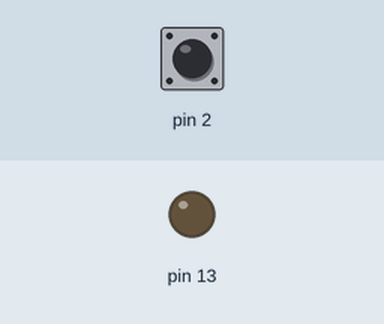
This sketch was run on a simulated Arduino Uno, built with avr-gcc and run on an emulated ATmega328P. Shown: output pins drawn as LEDs (lit = HIGH). Inputs (shaded band) come from the test bench; at power-on: pin 2 HIGH.

Above: at 1.2 s.
1.3 s: pin 2 pulled LOW for 0.15 s
At 1.8 s:
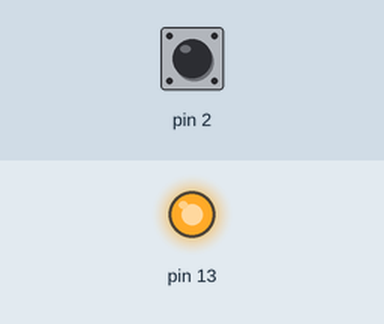
4.4 s: pin 2 pulled LOW for 1 s
At 6.9 s:
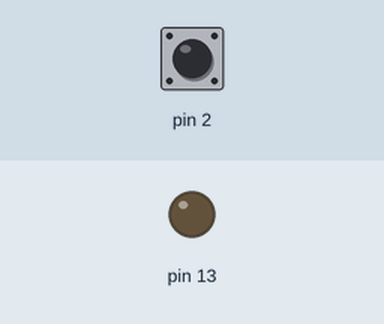
7.9 s: pin 2 pulled LOW for 3.2 s
At 9.3 s:
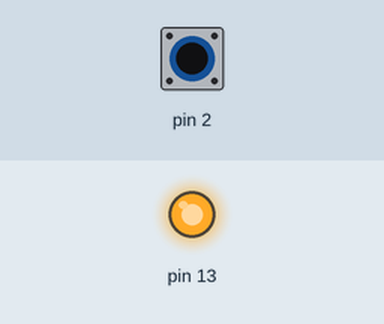
Timing chart, 0 to 11.4 s (numbered marks = the images above; inputs shaded):
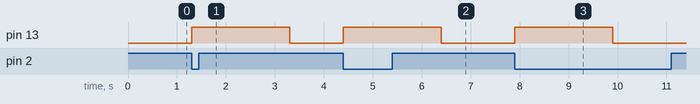

The sketch:

spusteni_led_na_urcity_cas_pomoci_tlacitka.ino
```cpp
int tlacitko_predchozi = HIGH;
int stav = LOW;
unsigned long cas_stisknuti = 0;

void setup() {
  pinMode(2, INPUT_PULLUP);
  pinMode(13, OUTPUT);
}

void loop() {
  // nacteni stavu tlacitka
  int tlacitko = digitalRead(2);
  if (tlacitko == LOW && tlacitko_predchozi == HIGH) {
    // ziskat cas stisknuti tlacitka
    if (stav == LOW) {
      cas_stisknuti = millis();
      // nastavit stav LED
      stav = HIGH;
    }
  }
  // porovnat aktualni cas a cas stisknuti tlacitka
  if (millis() - cas_stisknuti >= 2000) {
    stav = LOW;
  }
  // ulozeni predchoziho stavu tlacitka
  tlacitko_predchozi = tlacitko;
  // nastaveni LED
  digitalWrite(13, stav);
}
```

Measured:
- after the input at 1.3 s, pin 13: LOW → HIGH at once, → LOW 2.0 s later
- after the input at 4.4 s, pin 13: LOW → HIGH at once, → LOW 2.0 s later
- after the input at 7.9 s, pin 13: LOW → HIGH at once, → LOW 2.0 s later
